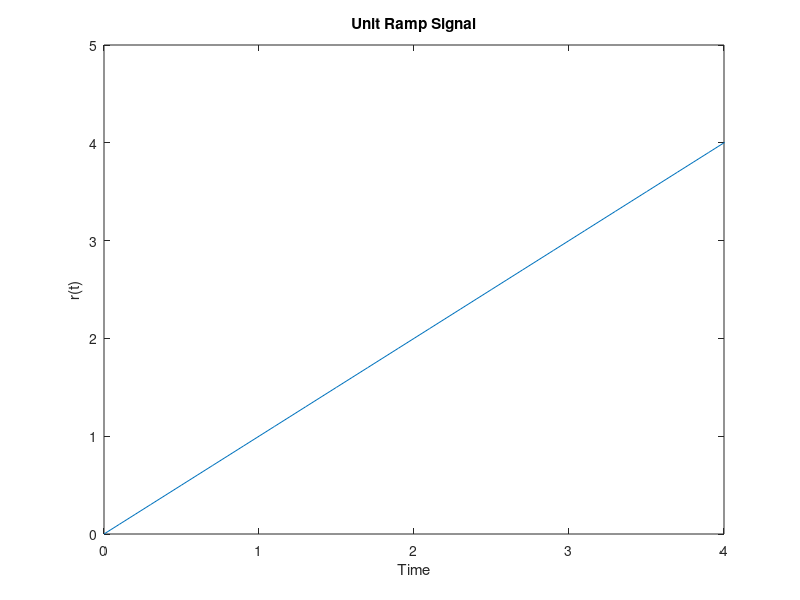

Here is the MATLAB script that generated this plot:
clc
clear all;
close all;

t = 0 : 0.1 : 5;
m = 1;
r = m*t;

figure(73050);
plot(t, r);
axis([0, 4, 0, 5]);
title('Unit Ramp Signal');
xlabel('Time');
ylabel('r(t)');